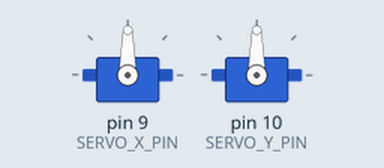
Bench run of a sketch on a simulated Arduino Uno, built with avr-gcc and run on an emulated ATmega328P. Shown: 2 × servo.

Above: at 0.1 s.
At 10.3 s:
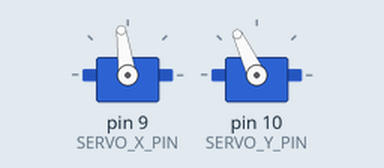
At 21.1 s:
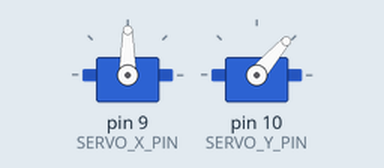
At 39.94 s:
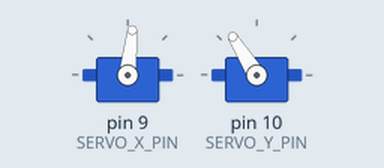
Timing chart, 0 to 40.0 s (numbered marks = the images above):
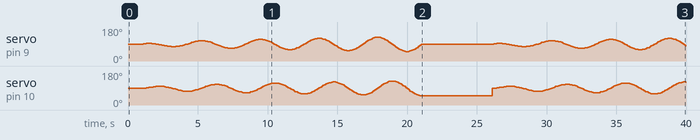

Measured:
- by itself, servo on pin 9 (SERVO_X_PIN): 90° → 91° at 1.1 s, → 92° 0.10 s later, → 94° 0.10 s later, → 92° 0.40 s later, … (286 changes in this stretch)
- by itself, servo on pin 10 (SERVO_Y_PIN): 90° → 91° at 1.3 s, → 92° 0.10 s later, → 94° 0.10 s later, → 95° 0.20 s later, … (287 changes in this stretch)

The sketch:

fibonacci_spiral_etch_a_sketch.ino
```cpp
#include <Servo.h>
#include <math.h>

// Servo pins
#define SERVO_X_PIN 9
#define SERVO_Y_PIN 10

Servo servoX;
Servo servoY;

// Spiral parameters
const int steps = 200; // Number of points
const float scale = 2.0; // Spiral scale
const float angleStep = 0.15; // Angle step

// Servo range (adjust for your mechanics)
const int servoMin = 20;
const int servoMax = 160;

// Map coordinates to servo angle
int mapToServo(float val, float minVal, float maxVal) {
  return map((int)val, (int)minVal, (int)maxVal, servoMin, servoMax);
}

void setup() {
  servoX.attach(SERVO_X_PIN);
  servoY.attach(SERVO_Y_PIN);
  delay(1000); // Give servos time to initialize
}

void loop() {
  float x0 = 0, y0 = 0;
  for (int i = 0; i < steps; i++) {
    // Fibonacci spiral formula
    float angle = i * angleStep;
    float radius = scale * sqrt(i);
    float x = radius * cos(angle);
    float y = radius * sin(angle);

    // Map coordinates to servo range
    int servoXpos = mapToServo(x + 50, 0, 100); // 0..100 — X range
    int servoYpos = mapToServo(y + 50, 0, 100); // 0..100 — Y range

    servoX.write(servoXpos);
    servoY.write(servoYpos);
    delay(100); // Delay for smoothness
  }
  delay(5000); // Pause before repeating
}
```
